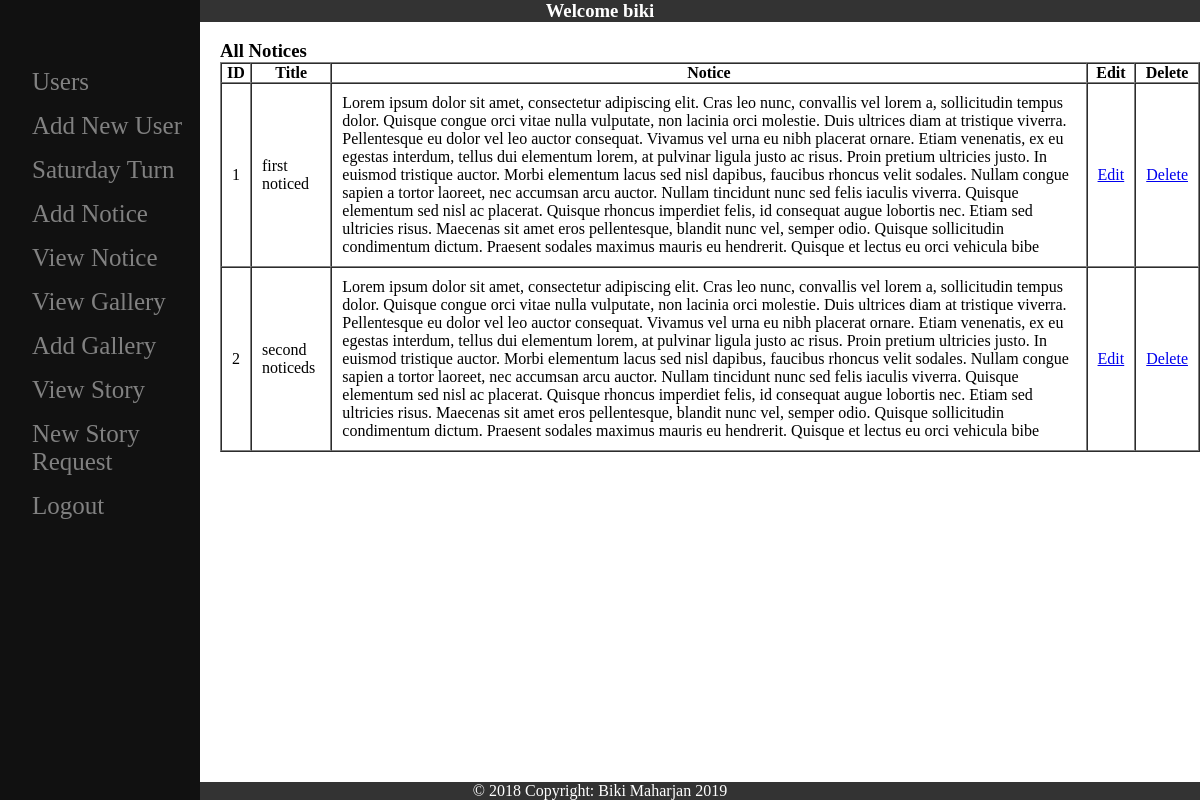
The page /pages/admin.php?page=Notice (signed in) on the database its author committed.
### tables this page shows
CREATE TABLE `notice` (
  `id` int(100) NOT NULL,
  `title` varchar(255) NOT NULL,
  `content` varchar(1000) NOT NULL
);

### pages/adminNoticeView.php (the view, shortened to what this page needs)
<h3>All Notices</h3>
<?php
	require("../php/db.php");
	$query="SELECT * FROM notice";
	$select_query=mysqli_query($conn,$query);
	echo "<table border='1' cellspacing='0'>";
	echo "<tr> <th>ID</th> <th>Title</th> <th>Notice</th> <th>Edit</th> <th>Delete</th></tr>";
	while($row=mysqli_fetch_assoc($select_query))
	{
		echo "<tr>";
		echo '<td>' . $row['id'] . '</td>';
		echo '<td>' . $row['title'] . '</td>';
		echo '<td>' . $row['content'] . '</td>';
		echo '<td><a href="admin.php?page=Notice&id=' . $row['id'] . '">Edit</a></td>';
		echo '<td><a href="deleteNotice.php?id=' . $row['id'] . '">Delete</a></td>';
		echo "</tr>";
	}
	echo "</table>";
?>

### css/php_style.css (style rules this page uses)
* { margin:0px; padding: 0px; }
table td { padding: 10px; margin: 0px; }

### rows shown on the page
notice: id "1", title "first noticed", content "Lorem ipsum dolor sit amet, consectetur adipiscing elit. Cras leo nunc, convallis vel lorem a, sollicitudin tempus dolor. Quisque congue orci vitae nulla vulputate, non lacinia orci molestie. Duis ultrices diam at tristique viverra. Pellentesque eu dolor vel leo auctor consequat. Vivamus vel urna eu nibh placerat ornare. Etiam venenatis, ex eu egestas interdum, tellus dui elementum lorem, at pulvinar ligula justo ac risus. Proin pretium ultricies justo. In euismod tristique auctor. Morbi elementum lacus sed nisl dapibus, faucibus rhoncus velit sodales. Nullam congue sapien a tortor laoreet, nec accumsan arcu auctor. Nullam tincidunt nunc sed felis iaculis viverra. Quisque elementum sed nisl…"
notice: id "2", title "second noticeds", content "Lorem ipsum dolor sit amet, consectetur adipiscing elit. Cras leo nunc, convallis vel lorem a, sollicitudin tempus dolor. Quisque congue orci vitae nulla vulputate, non lacinia orci molestie. Duis ultrices diam at tristique viverra. Pellentesque eu dolor vel leo auctor consequat. Vivamus vel urna eu nibh placerat ornare. Etiam venenatis, ex eu egestas interdum, tellus dui elementum lorem, at pulvinar ligula justo ac risus. Proin pretium ultricies justo. In euismod tristique auctor. Morbi elementum lacus sed nisl dapibus, faucibus rhoncus velit sodales. Nullam congue sapien a tortor laoreet, nec accumsan arcu auctor. Nullam tincidunt nunc sed felis iaculis viverra. Quisque elementum sed nisl…"

### other values the page prints
$_SESSION['firstname'] "biki"
